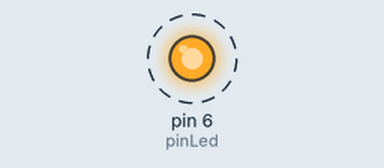
This sketch was run on a simulated Arduino Uno, built with avr-gcc and run on an emulated ATmega328P. Parts: output pins drawn as LEDs (lit = HIGH). Dashed ring = blinking.

Above: at 0.2 s.
Timing chart, 0 to 3.5 s (numbered marks = the images above):
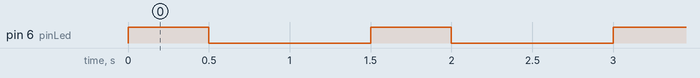

The sketch:

tes.ino
```cpp
int pinLed = 6;
int button = 2;
int bacaButton, lastButton, kondisi = 0;
void setup() {
 pinMode (pinLed, OUTPUT);
 pinMode (button, INPUT);
}
void loop() {
  digitalWrite(pinLed, true);
  delay(500);
  digitalWrite(pinLed, false);
  delay(1000);
}
```

Measured:
- by itself, pin 6 (pinLed): alternates HIGH for 0.50 s and LOW for 1.0 s
